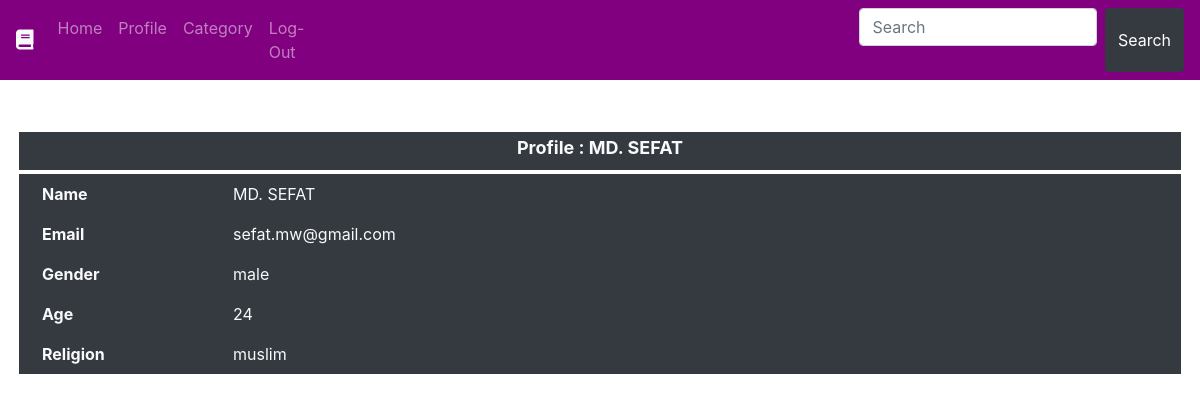
Screenshot of /user/profile.php (signed in) with the database file from the repository.
### tables this page shows
CREATE TABLE `users` (
  `id` int(11) NOT NULL,
  `name` varchar(30) NOT NULL,
  `email` varchar(50) NOT NULL,
  `password` varchar(200) NOT NULL,
  `age` int(11) NOT NULL,
  `religion` varchar(20) NOT NULL,
  `gender` varchar(10) NOT NULL
);

### user/profile.php (the view, shortened to what this page needs)
<?php
include_once("server.php");
 $email=   $_SESSION['email'] ;
$result = mysqli_query($conn, "SELECT * FROM `users` where email = '$email' ");
?>
<!DOCTYPE html>
<html lang="en">
<head>
  <link rel="stylesheet" href="style.css">
  <link rel="stylesheet" href="https://stackpath.bootstrapcdn.com/bootstrap/4.1.3/css/bootstrap.min.css"
>
    <link rel="stylesheet" href="https://use.fontawesome.com/releases/v5.5.0/css/all.css">
</head>
<body>
    <nav class="navbar navbar-expand-lg navbar-dark " style="background: purple;">
      <a class="navbar-brand" href="#"><i class="fas fa-book text-light"></i></a>
      <div class="collapse navbar-collapse" id="navbarNav">
        <ul class="navbar-nav">
          <li class="nav-item">
            <a class="nav-link" href="http://localhost/lsse/index.php">Home <span class="sr-only">(current)</span></a>
          </li>
          <li class="nav-item">
            <a class="nav-link" href="http://localhost/lsse/user/profile.php">Profile</a>
          </li>
		      <li class="nav-item">
            <a class="nav-link" href="http://localhost/lsse/category.php">Category</a>
          </li>
          <li class="nav-item">
            <a class="nav-link" href="logout.php">Log-Out</a>
         </li>
         <form class="form-inlin pagination justify-content-end">
           <input class="form-control mr-sm-2" type="search" placeholder="Search" aria-label="Search">
           <button class="btn btn-dark my-2 my-sm-0" type="submit">Search</button>
         </form>
          </ul>
      </div>
    </nav>
    <?php
    while($res = mysqli_fetch_array($result)){
    echo " <div class ='container text-dark p-1'> ";
    echo "  <div class='row mt-5 bg-dark text-light'> ";
    echo    "<div class='col-4'></div>";
    echo    "<div class='col-4'><h4><span class='badge badge-dark text-light text-left'>Profile : "  .$res['name']."</span></h4></div>";
    echo    "<div class='col-4'></div>";
    echo    "</div>";
    echo    "<div class='row bg-dark text-light mt-1 p-2'>";
    echo    "<div class='col-2 text-left font-weight-bold'> Name</div>";
    echo    "<div class='col-10 text-left'>".$res['name']."</div>";
    echo    "</div>";
    echo    "<div class='row row bg-dark text-light p-2'>";
    echo    "<div class='col-2 text-left font-weight-bold'> Email</div>";
    echo    "<div class='col-10 text-left'>".$res['email']."</div>";
    echo    "</div>";
    echo    "<div class='row row bg-dark text-light p-2'>";
    echo    "<div class='col-2 text-left font-weight-bold'> Gender</div>";
    echo    "<div class='col-10 text-left'>".$res['gender']."</div>";
    echo    "</div>";
    echo    "<div class='row row bg-dark text-light p-2'>";
    echo    "<div class='col-2 text-left font-weight-bold'> Age</div>";
    echo    "<div class='col-10 text-left'>".$res['age']."</div>";
    echo    "</div>";
    echo    "<div class='row row bg-dark text-light p-2'>";
    echo    "<div class='col-2 text-left font-weight-bold'> Religion</div>";
    echo    "<div class='col-10 text-left'>".$res['religion']."</div>";
    echo    "</div>";
    }?>
    </div>
</body>
</html>

### user/style.css (style rules this page uses)
* { margin: 0%; padding: 0%; }
body { background-color: burlywood; }
.container , .contentHOme { margin: auto; width: 50%; text-align: center; color: white; background: white; margin: 20px,0,0,0; padding: 12px; }
input { background-color: whitesmoke; font-size: 80%; }
::placeholder { color: rgb(3, 3, 3); }
a { color: rgb(173, 20, 20); text-decoration: none; }
.navbar { overflow: hidden; position: fixed; top: 0; width: 100%; }

### rows the page displays
users: name "MD. SEFAT", email "sefat.mw@gmail.com", gender "male", age "24", religion "muslim"
